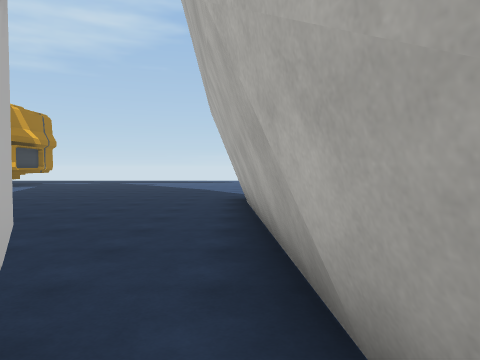
[1] (above)

23 first-person views from a walk through a scene from a Unity 3-D project. The camera is 1.5 m above the floor, tilts 2° down and sees 70° across. The floor is counted in squares, 2 m on a side. Each view is taken from the middle of a square. On the plan, view 1 faces up. The plan holds only what a view shows up to about 11 squares ahead; the rest is blank. The place goes on beyond the plan. The player character is not drawn. Some surface patterns are stand-ins.

[2]
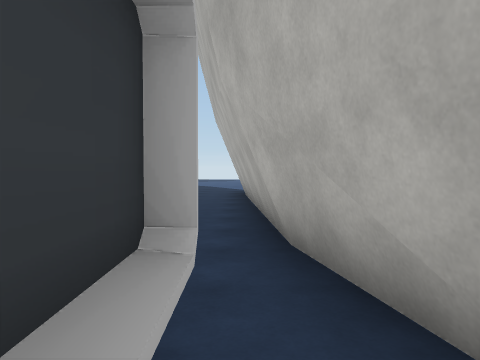

[3]
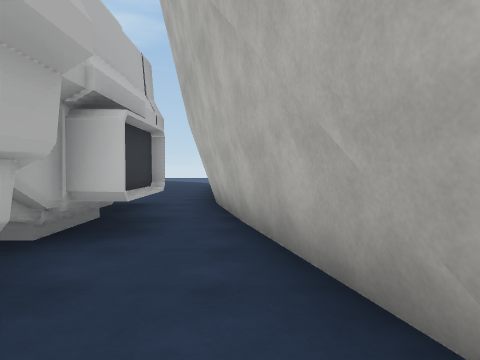

[4]
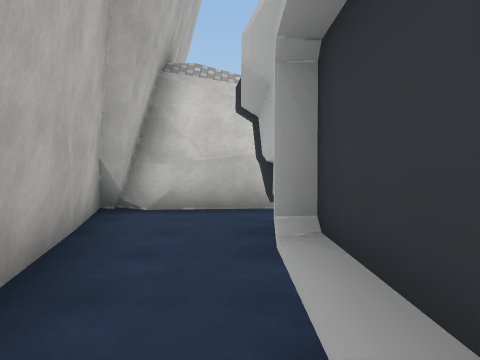

[5]
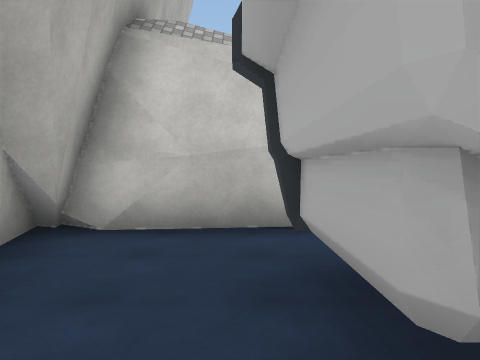

[6]
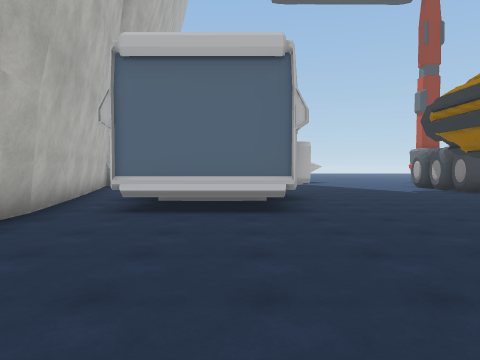

[7]
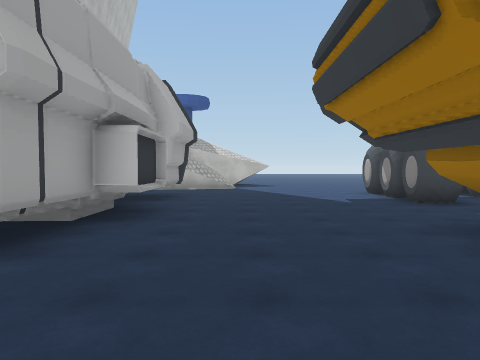

[8]
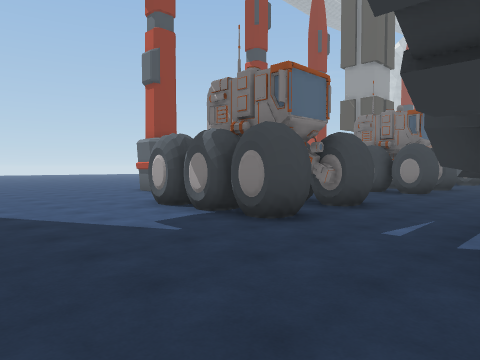

[9]
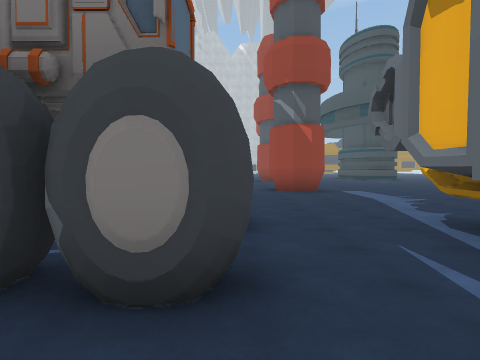

[10]
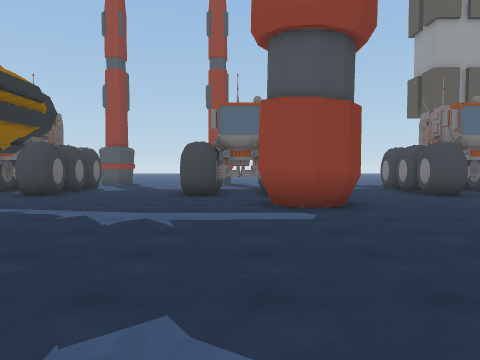

[11]
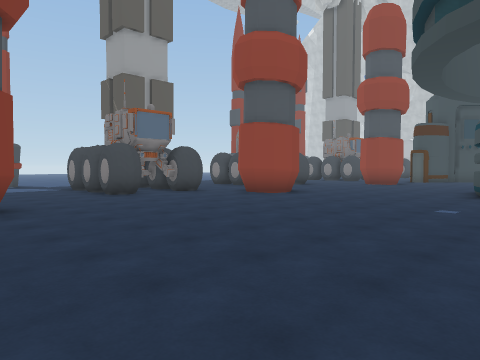

[12]
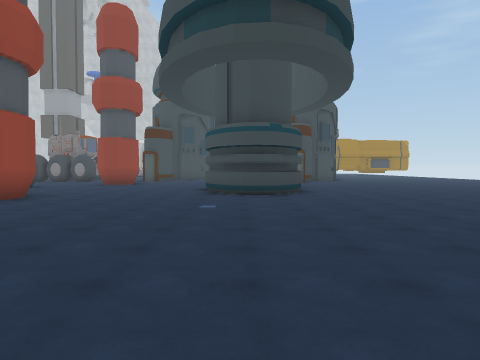

[13]
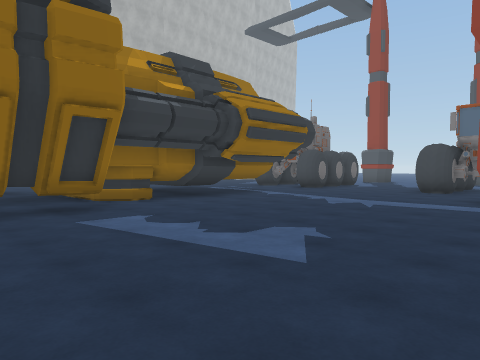

[14]
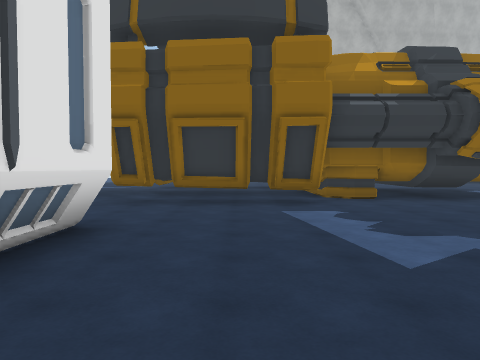

[15]
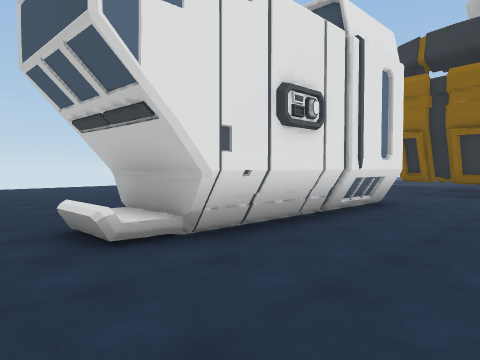

[16]
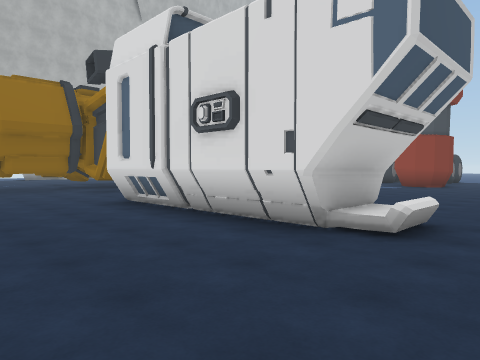

[17]
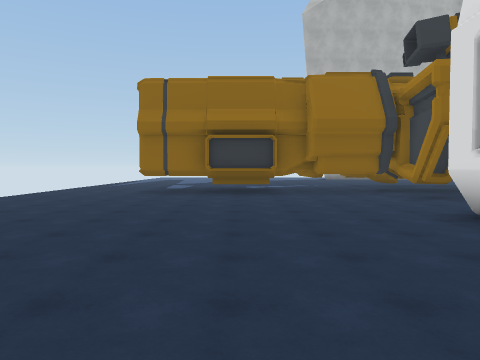

[18]
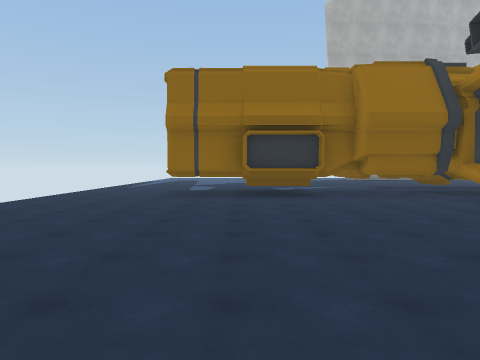

[19]
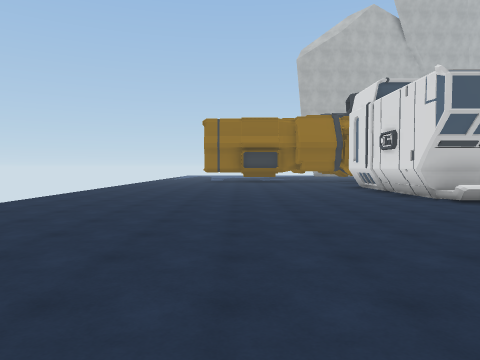

[20]
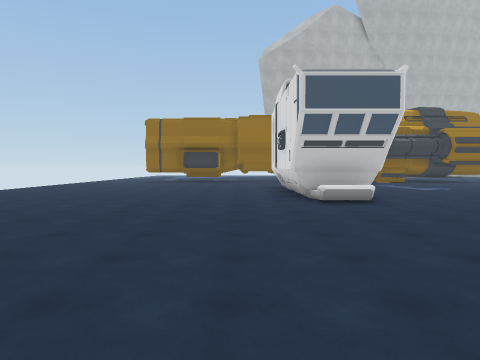

[21]
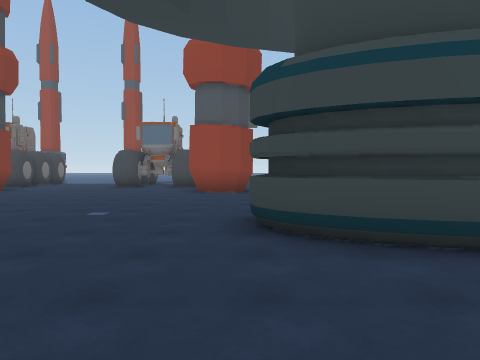

[22]
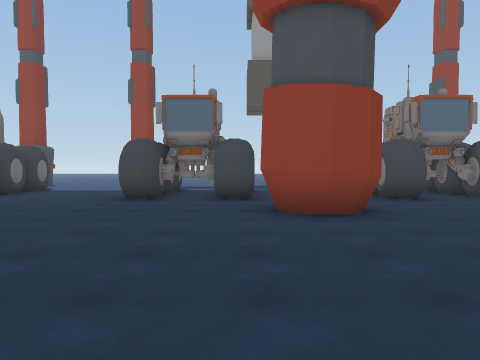

[23]
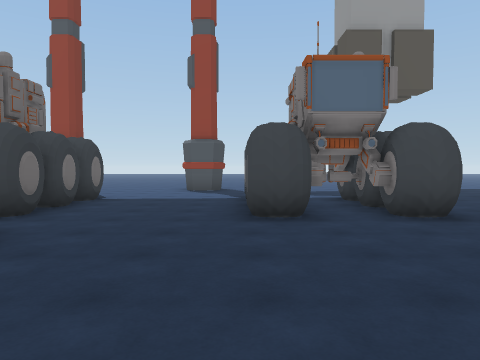

### Floor plan
Key: @ floor where view 1 was taken; # wall or solid block; . floor; = window, fence, low wall or low ledge; ^ raised ledge; B building; O other object.
Columns run from 30 left of view 1 to 3 right of it. Each row starts with its distance up from view 1.
 20        .....    .....
 19      .......  .......
 18     ........ ........
 17   ................#
 16  .................#
 15 ..................#
 14  ................##
 13  ................##
 12 ..................###
 11 ..................###   .......
 10 ........####=#....###   .......
  9 ........######..#####   .......
  8 ................#        .....#
  7 #...............#        .....#
  6 ##..............##        ....#
  5 ##B..............##      .....#
  4 #................##     ......#
  3 .................####  .......##
  2 .................##   .........#
  1 .................##  #....####.#
  0 .................## ##....## #@#
 -1 ..##......##......###.....####.#
 -2 .. #...... #..............#  #.##
 -3 #. .#.OO...#.#...OO.#.....#  #..#
 -4 O  .#OO....O.O...OOO#.....#  #..#
 -5   ..#O##... O#...# O#.....#  ^..#
 -6   ..#O##...#       O#....... ...#
 -7     .. .....        ........ #####
 -8     .. .....       .....
 -9        .....       ....
-10                   #....
-11                     ...
-12                      ..

Positions as (right, up) in squares from view 1, and headings:
1: (0, 0), facing up
2: (0, -2), facing up
3: (1, -6), facing up
4: (0, -1), facing down
5: (0, -3), facing down
6: (-3, 7), facing down
7: (-6, 4), facing down
8: (-6, 0), facing down-left
9: (-8, -3), facing left
10: (-18, 6), facing down
11: (-19, 6), facing down-left
12: (-19, 5), facing left
13: (-20, 8), facing down-right
14: (-21, 7), facing right
15: (-24, 6), facing up-right
16: (-24, 14), facing down-right
17: (-22, 14), facing right
18: (-21, 15), facing right
19: (-30, 15), facing right
20: (-30, 12), facing right
21: (-28, 10), facing down
22: (-26, 5), facing down
23: (-23, 2), facing down
